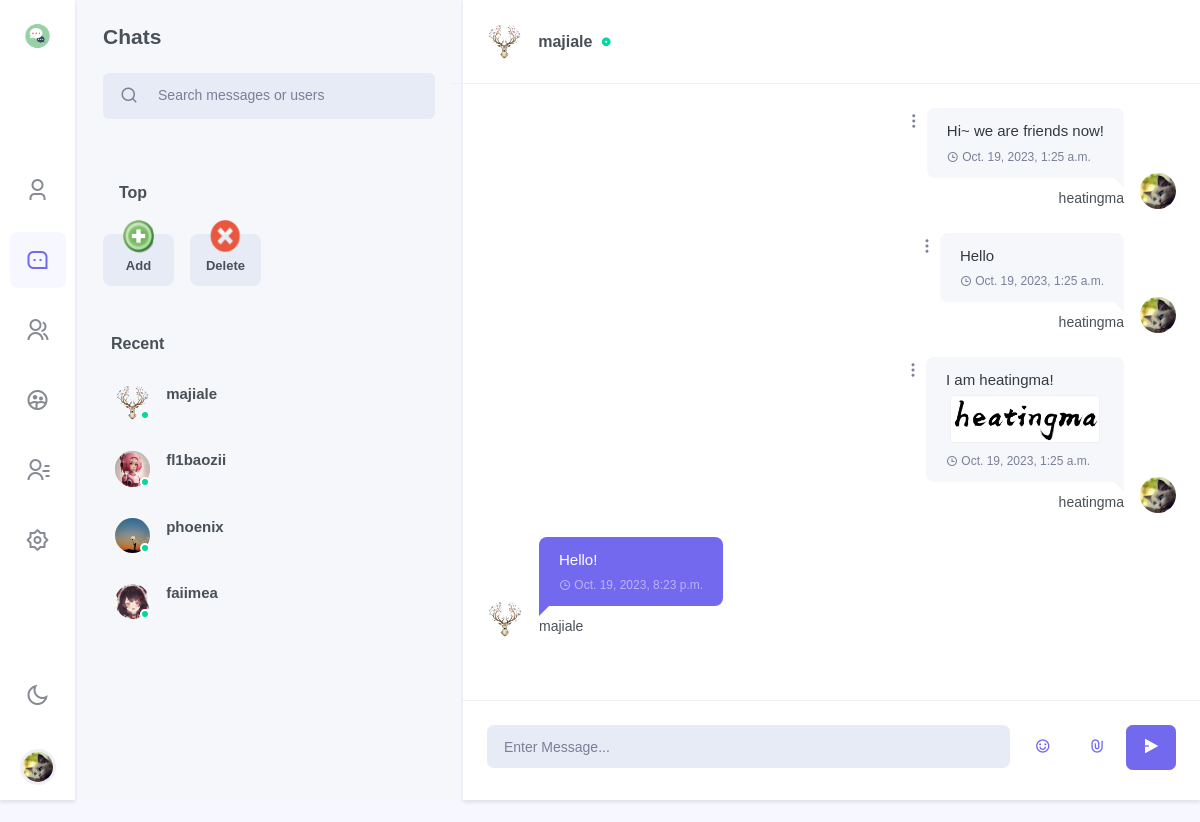
/chat/chat/majiale/?dark=False (signed in), run on an earlier commit of the app's database.
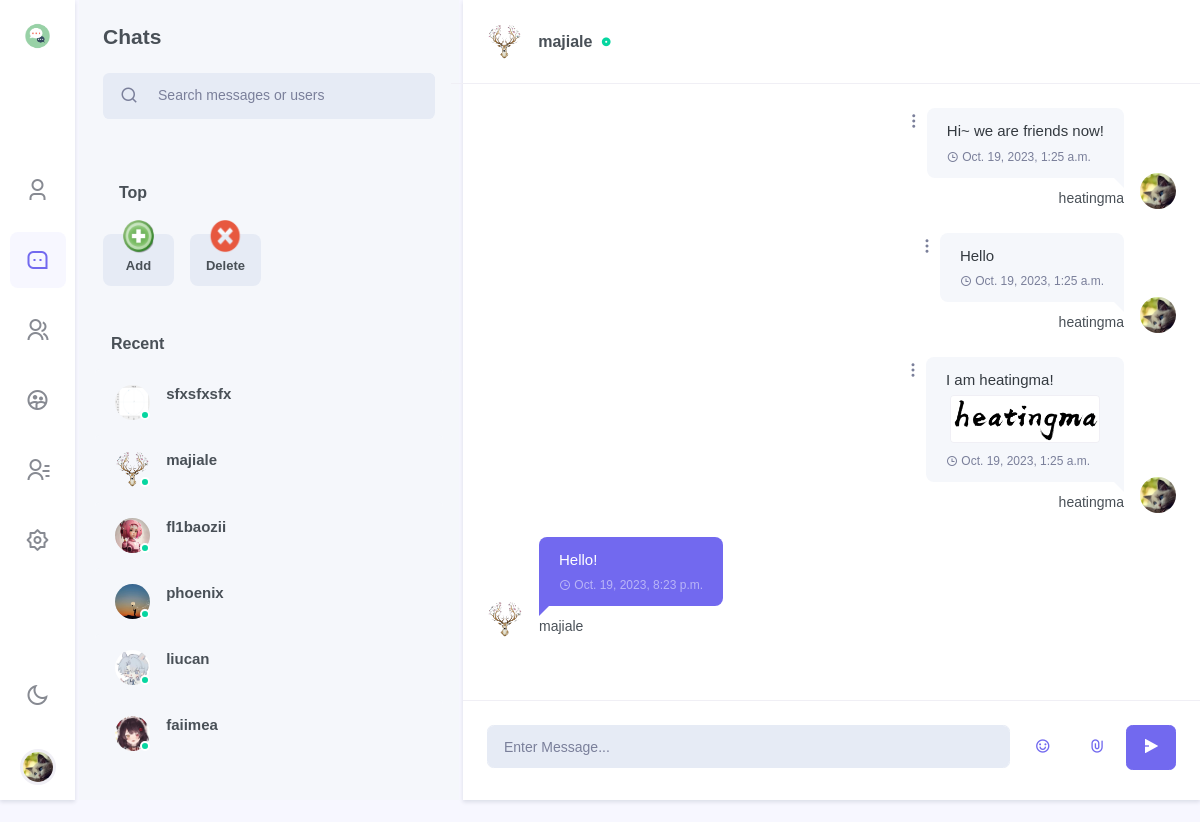
And on a later commit of the database.
### chat/models.py (models this page shows, shortened)
class Profile(models.Model):
    about_me = models.TextField(default='There is no Personal Signature here yet. You can add it through settings')
    image = models.ImageField(upload_to=profile_media_path, null=True, blank=True)
    user = models.OneToOneField(User, on_delete=models.CASCADE)
    location = models.CharField(max_length=50, default="Unkown")
    @property
    def image_url(self):
        if self.image == "":
            return "/media/static_default/{}.png".format(self.user_initial)
        else:
            return self.image.url

class FMMessage(models.Model):
    uid = models.UUIDField(default=uuid.uuid4, editable=False, unique=True)
    user = models.ForeignKey(to=get_user_model(), on_delete=models.CASCADE)
    belong_fm = models.ForeignKey(to=FriendRoom, on_delete=models.CASCADE)
    content = models.CharField(max_length=512)
    timestamp = models.DateTimeField(auto_now_add=True)
    attachment = models.FileField(upload_to=friend_message_media_path, null=True, blank=True)
    @property
    def image_url(self):
        profile = Profile.objects.get(user=self.user)
        return profile.image_url
    @property
    def attachment_url(self):
        if self.attachment.name == "" or self.attachment.name is None:
            return ""
        return self.attachment.url
    @property
    def attachment_type(self):
        file_type, _ = mimetypes.guess_type(self.attachment.name)
        if file_type.startswith("image"):
            file_type = "image"
        return file_type
    @property
    def attachment_name(self):
        if self.attachment.name == "" or self.attachment.name is None:
            return None
        return os.path.basename(self.attachment.name)

### users/models.py (models this page shows, shortened)
class User(AbstractUser):
    top_friends = models.ManyToManyField(settings.AUTH_USER_MODEL, blank=True, related_name='friends_set')
    friends = models.ManyToManyField(settings.AUTH_USER_MODEL, blank=True, related_name='top_friends_set')
    email = models.EmailField('email address', primary_key=True, unique=True)
    USERNAME_FIELD = 'email'
    REQUIRED_FIELDS = ["username"]
    @property
    def image_url(self):
        from chat.models import Profile
        return Profile.objects.get(user=self).image_url

### chat/views/chatfriend.py (the view, shortened to what this page needs)
# urls.py: path('chat/<str:friend_name>/', chatfriend, name='chatfriend'),
@login_required
def chatfriend(request: HttpRequest, friend_name, dark=False):
    if request.GET:
        dark = request.GET['dark']
        dark = False if dark == 'False' else True
    username = request.user.username
    friend = get_object_or_404(User, username=friend_name)
    user = get_object_or_404(User, username=username)
    wrong_message = ""
    try:
        friend_room = FriendRoom.objects.get(user_1=user, user_2=friend)
    except:
        friend_room = get_object_or_404(FriendRoom, user_2=user, user_1=friend)
    profile = get_object_or_404(Profile, user=user)
    friend_messages = FMMessage.objects.filter(belong_fm=friend_room)
    return render(
        request=request,
        template_name='chat/chatfriend.html',
        context={
            'profile': profile,
            'dark': dark,
            'light': not dark,
            'friends': user.friends.all(),
            "top_friends": user.top_friends.all(),
            "friend_room": friend_room,
            "friend":friend,
            "friend_profile": Profile.objects.get(user=friend),
            "friend_messages":friend_messages,
            "wrong_message": wrong_message,
            "new_friends": Friend_Request.objects.filter(to_user=user),
        }
    )

### templates/chat/chatfriend.html (shortened to what this page needs)
{% extends 'chat/base.html' %}
{% block side_menu %}
    {% include "chat/side_menus/side_menu_chat.html" %}
{% endblock %}
{% block leftsidebar %}
    {% include "chat/leftsidebar/leftsidebar_chat.html" %}
{% endblock %}
{% block chat_conversation %}
    {% include "chat/body/body_chatfriend.html" %}
{% endblock %}

### templates/chat/side_menus/side_menu_chat.html (shortened to what this page needs)
{% load static %}
<div class="side-menu flex-lg-column mr-lg-1">
<div class="sidebar_logo">
    <a href="" class="logo logo-dark">
        <span class="logo-sm">
            <img src="{% static "images/chat/chat.png" %}" alt="" height="30">
        </span>
    </a>
</div>
<div class="flex-lg-column my-auto">
    <ul class="nav nav-pills side-menu-nav justify-content-center" role="tablist">
        <li class="nav-item" data-toggle="tooltip" data-trigger="hover" data-placement="top" title="Profile">
            <a href="{% url 'chat:my' %}?{{'dark'}}={{dark}}" class="nav-link" id="pills-user-tab" role="tab">
            <i class="ri-user-3-line"></i>
        </a></li>
        <li class="nav-item" data-toggle="tooltip" data-trigger="hover" data-placement="top" title="Chats">
            <a href="{% url 'chat:chat'%}?{{'dark'}}={{dark}}" class="nav-link active" id="pills-chat-tab" role="tab">
            <i class="ri-message-3-line"></i>
        </a></li>
        <li class="nav-item" data-toggle="tooltip" data-trigger="hover" data-placement="top" title="Groups">
            <a href="{% url 'chat:groups'%}?{{'dark'}}={{dark}}" class="nav-link" id="pills-groups-tab" role="tab">
            <i class="ri-group-line"></i>
        </a></li>
        <li class="nav-item" data-toggle="tooltip" data-trigger="hover" data-placement="top" title="Chatroom">
            <a href="{% url 'chat:chatroom'%}?{{'dark'}}={{dark}}" class="nav-link" id="pills-chatroom-tab" role="tab">
            <i class="ri-group-2-line"></i>
        </a></li>
        <li class="nav-item" data-toggle="tooltip" data-trigger="hover" data-placement="top" title="Contacts">
            <a href="{% url 'chat:contracts'%}?{{'dark'}}={{dark}}" class="nav-link" id="pills-contacts-tab" role="tab">
            <i class="ri-contacts-line"></i>
        </a></li>
        <li class="nav-item" data-toggle="tooltip" data-trigger="hover" data-placement="top" title="Settings">
            <a href="{% url 'chat:settings'%}?{{'dark'}}={{dark}}" class="nav-link" id="pills-setting-tab"  role="tab">
            <i class="ri-settings-2-line"></i>
        </a></li>
    </ul>
</div>
<div class="flex-lg-column d-none d-lg-block">
    <ul class="nav side-menu-nav justify-content-center">
        <li class="nav-item">
            <a class="nav-link" id="light-dark" href="{% url 'chat:chat'%}?{{'dark'}}={{light}}" data-toggle="tooltip" data-trigger="hover" data-placement="right" title="Dark / Light Mode">
                <i class="ri-sun-line theme-mode-icon"></i>
            </a>
        </li>
        <li class="nav-item btn-group dropup profile-user-dropdown">
            <a class="nav-link dropdown-toggle normal_container" href="#" role="button" data-toggle="dropdown" aria-haspopup="true" aria-expanded="false">
                <img src="{{ profile.image_url }}"  alt="" class="profile-user rounded-circle">
            </a>
        </li>
    </ul>
</div>
</div>

### templates/chat/leftsidebar/leftsidebar_chat.html (shortened to what this page needs)
{% load static %}
<div style="max-height: 100%;">
    <div class="p-4">
        <h4 class="mb-4">Chats</h4>
        <div class="search-box chat-search-box">
            <div class="input-group mb-3 bg-light  input-group-lg rounded-lg">
                <div class="input-group-prepend">
                    <button class="btn btn-link text-muted pr-1 text-decoration-none" type="button">
                        <i class="ri-search-line search-icon font-size-18"></i>
                    </button>
                </div>
                <input type="text" class="form-control bg-light" placeholder="Search messages or users">
            </div>
        </div>
    </div>
    <div class="p-4" dir="ltr">
        <h5 class="mb-3 px-3 font-size-16">Top</h5>
        <div class="owl-carousel owl-theme" id="user-status-carousel">
            <div class="item">
                <a href="#" class="user-status-box" data-toggle="modal" data-target="#addtop-exampleModal">
                    <div class="avatar-xs mx-auto d-block chat-user-img online align-self-center mr-3">
                        <img src="{% static "images/chat/add.png" %}" alt="user-img" class="img-fluid rounded-circle avatar-xs">
                    </div>
                    <h5 class="font-size-13 text-truncate mt-3 mb-1">Add</h5>
                </a>
            </div>
            <div class="item">
                <a href="#" class="user-status-box" data-toggle="modal" data-target="#deletetop-exampleModal">
                    <div class="avatar-xs mx-auto d-block chat-user-img online align-self-center mr-3">
                        <img src="{% static "images/chat/delete.png" %}" alt="user-img" class="img-fluid rounded-circle avatar-xs">
                    </div>
                    <h5 class="font-size-13 text-truncate mt-3 mb-1">Delete</h5>
                </a>
            </div>
        </div>
    </div>
    <div class="px-3 pb-3 mt-4" >
        <h5 class="mb-3 px-3 font-size-16">Recent</h5>
        <div class="chat-message-list">
            <ul class="list-unstyled chat-list chat-user-list">
                {% for friend in friends %}
                    <li><a href="{% url 'chat:chatfriend' friend_name=friend.username %}?{{'dark'}}={{dark}}">
                        <div class="media">
                            <div class="chat-user-img online align-self-center mr-3">
                                <img src="{{friend.image_url}}" class="rounded-circle avatar-xs" alt="">
                                <span class="user-status"></span>
                            </div>
                            <div class="media-body overflow-hidden">
                                <h5 class="text-truncate font-size-15 mb-1">{{friend.username}}</h5>
                            </div>
                        </div>
                    </a></li>
                {% endfor %}
            </ul>
        </div>
    </div>
</div>

### templates/chat/body/body_chatfriend.html (shortened to what this page needs)
<div class="w-100">
    <div class="p-3 p-lg-4 border-bottom row align-items-center">
        <div class="col-sm-4 col-8">
            <div class="media align-items-center">
                <div class="mr-3">
                    <img src="{{friend_profile.image_url}}" class="rounded-circle avatar-xs" alt="">
                </div>
                <div class="media-body overflow-hidden">
                    <h5 class="font-size-16 mb-0 text-truncate">
                        <a href="#" class="text-reset user-profile-show" id="cur_room_name">
                            {{friend.username}}
                        </a>
                        <i class="ri-record-circle-fill font-size-10 text-success d-inline-block ml-1"></i>
                    </h5>
                </div>
            </div>
        </div>
    </div>
    <div class="chat-conversation p-3 p-lg-4" id="chatLog-container" style="overflow: auto;">
        <ul class="list-unstyled mb-0"i id="chatLog">
            {% for rm in friend_messages %}
                {% if rm.user.username != profile.user.username %}
                <li><div class="conversation-list" style="max-width: 50%;">
                    <div class="chat-avatar"><img src={{rm.image_url}} alt=""></div>
                    <div class="user-chat-content" style="max-width: 100%;">
                        <div class="ctext-wrap">
                            <div class="ctext-wrap-content" style="max-width: 100%;">
                                <p class="mb-0" style="word-break:break-all; line-break:anywhere;">{{rm.content}}</p>
                                <p class="chat-time mb-0"><i class="ri-time-line align-middle"></i> <span class="align-middle">{{rm.timestamp}}</span></p>
                            </div>
                        </div>
                        <div class="conversation-name">{{rm.user.username}}</div>
                    </div>
                </div></li>
                {% else %}
                <li class="right"><div class="conversation-list" style="max-width: 50%;">
                    <div class="chat-avatar"><img src="{{ profile.image_url }}" alt=""></div>
                    <div class="user-chat-content" style="max-width: 100%;">
                        <div class="ctext-wrap">
                            <div class="ctext-wrap-content" style="max-width: 100%;">
                                <p class="mb-0" style="word-break:break-all; line-break:anywhere; text-align: left;">{{rm.content}}</p>
                                {% if rm.attachment_name is not None %}
                                    {% if rm.attachment_type == "image" %}
                                        <ul class="list-inline message-img  mb-0">
                                            <li class="list-inline-item message-img-list">
                                                <div>
                                                    <a class="popup-img d-inline-block m-1" href="{{rm.attachment_url}}">
                                                        <img src="{{rm.attachment_url}}" alt="" class="rounded border">
                                                    </a>
                                                </div>
                                            </li>
                                        </ul>
                                    {% endif %}
                                {% endif %}
                                <p class="chat-time mb-0"><i class="ri-time-line align-middle"></i> <span class="align-middle">{{rm.timestamp}}</span></p>
                            </div>
                            <div class="dropdown align-self-start">
                                <a class="dropdown-toggle" href="#" role="button" data-toggle="dropdown" aria-haspopup="true" aria-expanded="false">
                                    <i class="ri-more-2-fill"></i>
                                </a>
                            </div>
                        </div>
                        <div class="conversation-name"> {{ profile.user.username }} </div>
                    </div>
                </div></li>
                {% endif %}
            {% endfor %}
        </ul>
    </div>
    <div class="p-3 p-lg-4 border-top mb-0 row no-gutters">
        <div class="col">
            <input type="text" id="chatMessageInput" class="form-control form-control-lg bg-light border-light" placeholder="Enter Message...">
        </div>
        <div class="col-auto chat-input-links ml-md-2">
                <ul class="list-inline mb-0">
                    <li class="list-inline-item">
                        <button type="button" class="btn btn-link text-decoration-none font-size-16 btn-lg waves-effect"
                            data-toggle="tooltip" data-placement="top" title="Emoji">
                            <i class="ri-emotion-happy-line"></i>
                    </button></li>
                    <li class="list-inline-item">
                        <button type="button" class="btn btn-link text-decoration-none font-size-16 btn-lg waves-effect"
                            data-toggle="modal" data-placement="top" title="Attach" id="attach-button" data-target="#attach-buttonModal">
                            <i class="ri-attachment-line"></i>
                    </button></li>
                    <li class="list-inline-item">
                        <button type="submit" class="btn btn-primary font-size-16 btn-lg chat-send waves-effect waves-light" id="chatMessageSend">
                            <i class="ri-send-plane-2-fill"></i>
                    </button></li>
                </ul>
        </div>
    </div>
</div>

What changed in the data, as far as the page shows it:
now on this page (row edited): User: image_url (picture), username "sfxsfxsfx"
now on this page (row edited): User: image_url (picture), username "liucan"
